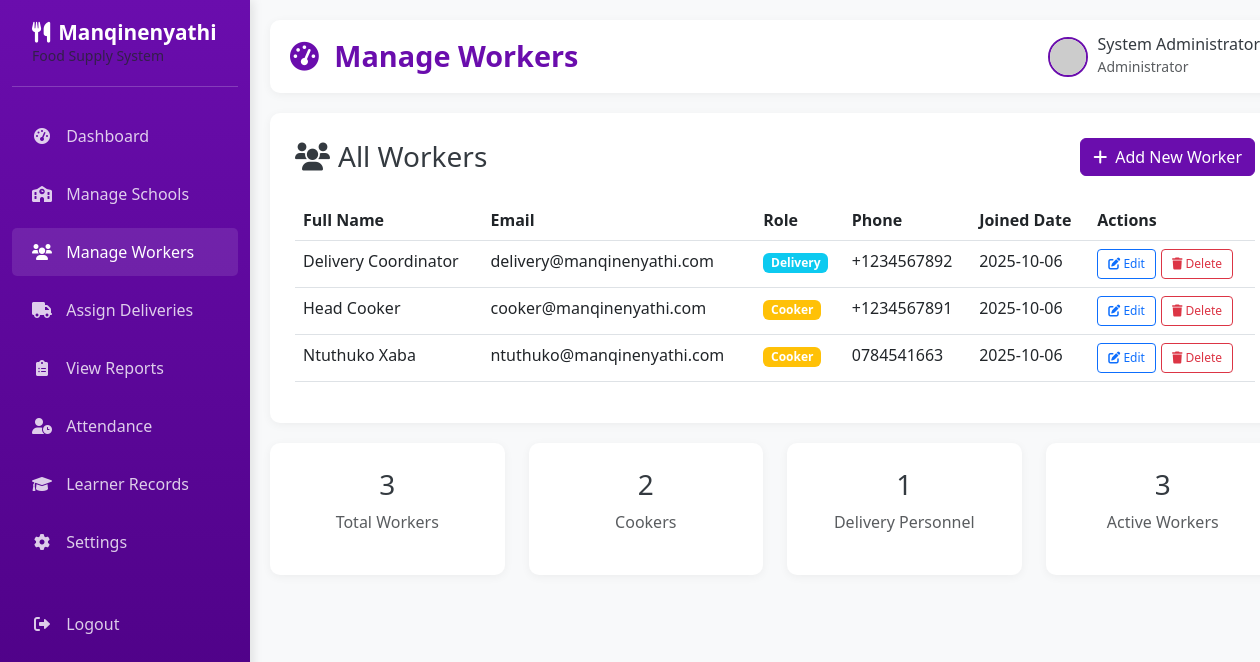
The page /admin/workers (signed in) on the database as committed earlier.
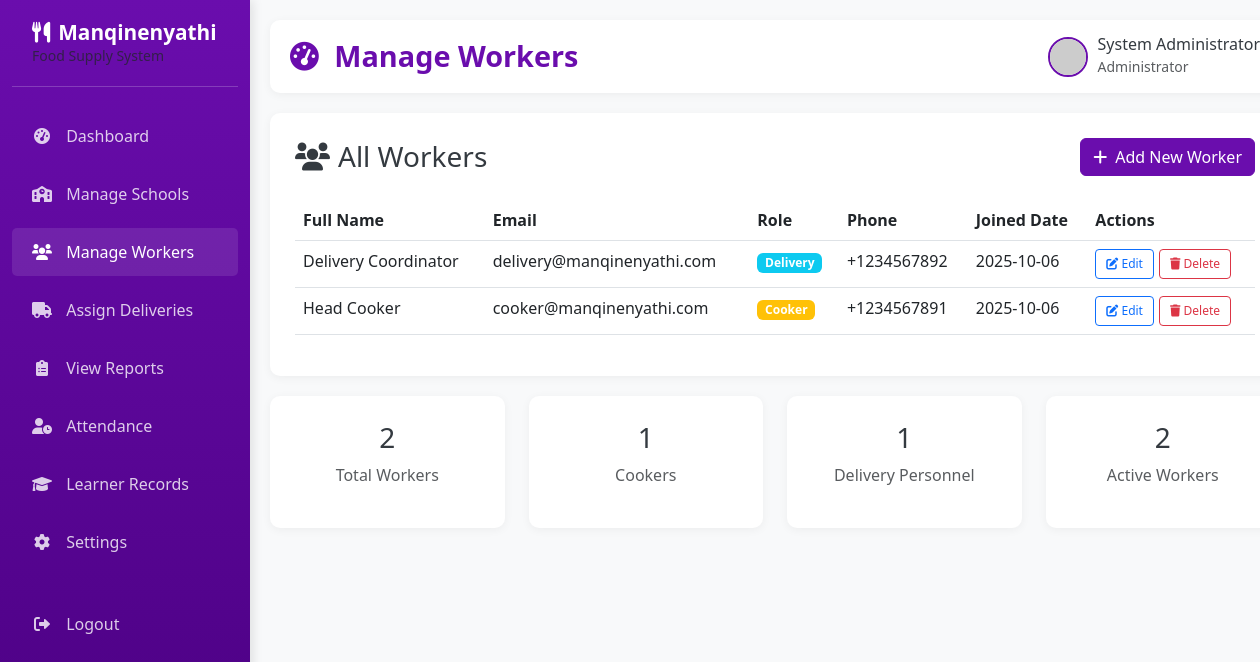
The same page on the database as committed later.
### app.py (models this page shows, shortened)
class User(db.Model):
    __tablename__ = 'users'
    user_id = db.Column(db.Integer, primary_key=True)
    full_name = db.Column(db.String(100), nullable=False)
    email = db.Column(db.String(100), unique=True, nullable=False)
    password = db.Column(db.String(255), nullable=False)
    role = db.Column(db.Enum('admin', 'cooker', 'delivery'), nullable=False)
    phone = db.Column(db.String(20))
    created_at = db.Column(db.DateTime, default=datetime.utcnow)
    deliveries = db.relationship('Delivery', backref='delivery_guy', foreign_keys='Delivery.delivery_guy_id')
    attendance = db.relationship('Attendance', backref='cooker', foreign_keys='Attendance.cooker_id')
    learners = db.relationship('Learner', backref='cooker', foreign_keys='Learner.cooker_id')

### app.py (the view)
@app.route('/admin/workers')
def manage_workers():
    if session.get('role') != 'admin':
        return redirect(url_for('home'))
    workers = User.query.filter(User.role.in_(['cooker', 'delivery'])).order_by(User.full_name).all()
    return render_template('manage_workers.html', workers=workers)

### templates/manage_workers.html (shortened to what this page needs)
{% extends "admin_base.html" %}
{% block page_title %}Manage Workers{% endblock %}
{% block content %}
<div class="content-card">
    <div class="d-flex justify-content-between align-items-center mb-4">
        <h3 class="mb-0"><i class="fas fa-users me-2"></i>All Workers</h3>
        <a href="{{ url_for('add_worker') }}" class="btn btn-primary">
            <i class="fas fa-plus me-1"></i> Add New Worker
        </a>
    </div>
    {% if workers %}
    <div class="table-responsive">
        <table class="table table-hover">
            <thead>
                <tr>
                    <th>Full Name</th>
                    <th>Email</th>
                    <th>Role</th>
                    <th>Phone</th>
                    <th>Joined Date</th>
                    <th>Actions</th>
                </tr>
            </thead>
            <tbody>
                {% for worker in workers %}
                <tr>
                    <td>{{ worker.full_name }}</td>
                    <td>{{ worker.email }}</td>
                    <td>
                        <span class="badge {% if worker.role == 'cooker' %}bg-warning{% else %}bg-info{% endif %}">
                            {{ worker.role|title }}
                        </span>
                    </td>
                    <td>{{ worker.phone }}</td>
                    <td>{{ worker.created_at.strftime('%Y-%m-%d') }}</td>
                    <td>
                        <div class="action-buttons">
                            <a href="{{ url_for('edit_worker', worker_id=worker.user_id) }}" class="btn btn-outline-primary btn-sm">
                                <i class="fas fa-edit"></i> Edit
                            </a>
                            <form action="{{ url_for('delete_worker', worker_id=worker.user_id) }}" method="POST" class="d-inline">
                                <button type="submit" class="btn btn-outline-danger btn-sm" onclick="return confirm('Are you sure you want to delete this worker?')">
                                    <i class="fas fa-trash"></i> Delete
                                </button>
                            </form>
                        </div>
                    </td>
                </tr>
                {% endfor %}
            </tbody>
        </table>
    </div>
    {% endif %}
</div>
<div class="row">
    <div class="col-md-3">
        <div class="content-card text-center">
            <h3>{{ workers|length }}</h3>
            <p class="text-muted">Total Workers</p>
        </div>
    </div>
    <div class="col-md-3">
        <div class="content-card text-center">
            <h3>{{ workers|selectattr('role', 'equalto', 'cooker')|list|length }}</h3>
            <p class="text-muted">Cookers</p>
        </div>
    </div>
    <div class="col-md-3">
        <div class="content-card text-center">
            <h3>{{ workers|selectattr('role', 'equalto', 'delivery')|list|length }}</h3>
            <p class="text-muted">Delivery Personnel</p>
        </div>
    </div>
    <div class="col-md-3">
        <div class="content-card text-center">
            <h3>{{ workers|length }}</h3>
            <p class="text-muted">Active Workers</p>
        </div>
    </div>
</div>
{% endblock %}

Rows that differ between the two databases and show on the page:
removed User: full_name "Ntuthuko Xaba", email "ntuthuko@manqinenyathi.com", role "Cooker", phone "0784541663", created_at "2025-10-06"
Other text that changed with them:
{{ workers|length }}: "3" → "2"
{{ workers|selectattr('role', 'equalto', 'cooker')|list|length }}: "2" → "1"
